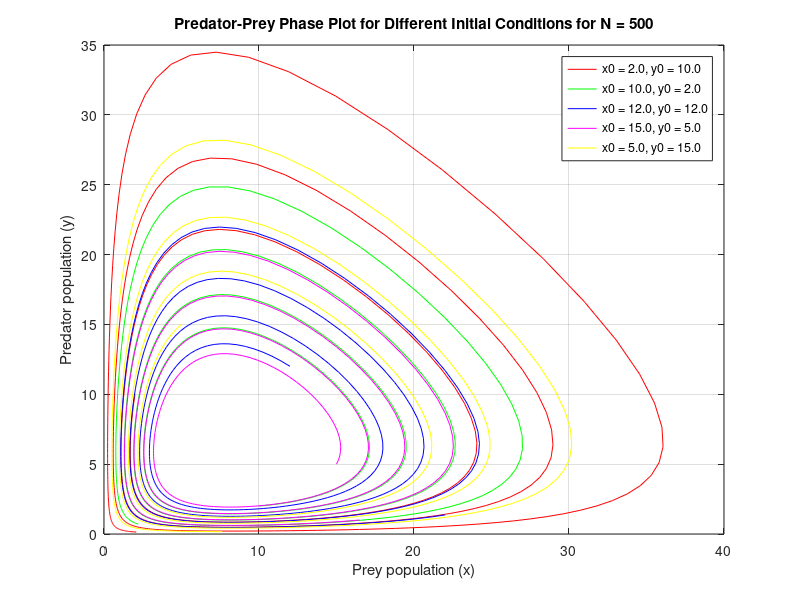

Source code (MATLAB):
clear all
close all

% Parameters
t0 = 0;            
T = 8;                 
N = 500;               % Number of subdivisions
a = 3;                 % Intrinsic reproduction rate of prey
b = 0.5;               % Mortality rate of prey due to predators encountered
c = 4;                 % Intrinsic mortality rate of predators
d = 0.5;               % Reproduction rate of predators due to prey eaten

h = (T - t0) / N;
fprintf('The step size h is: %.6f\n\n', h);  
t = t0:h:T;  

initial_conditions = [
    2, 10; 
    10, 2;
    12, 12; 
    15,5; 
    5,15; 
];

colors = ['r', 'g', 'b', 'm','y'];  
figure;


for j = 1:size(initial_conditions, 1)
    x0 = initial_conditions(j, 1);
    y0 = initial_conditions(j, 2);
    

    x_vals(1) = x0;
    y_vals(1) = y0;
    

    for i = 1:N
         x_vals(i+1) = x_vals(i)*(1+a*h-h*b*y_vals(i));
         y_vals(i+1) = y_vals(i)*(1-c*h+d*h*x_vals(i));
    end
    
    % Plot results on the same graph (Prey vs Predators)
    plot(x_vals, y_vals, colors(j), 'DisplayName', sprintf('x0 = %.1f, y0 = %.1f', x0, y0));
    hold on;  
end

legend('show'); 
xlabel('Prey population (x)');
ylabel('Predator population (y)');
title('Predator-Prey Phase Plot for Different Initial Conditions for N = 500');
grid on;
